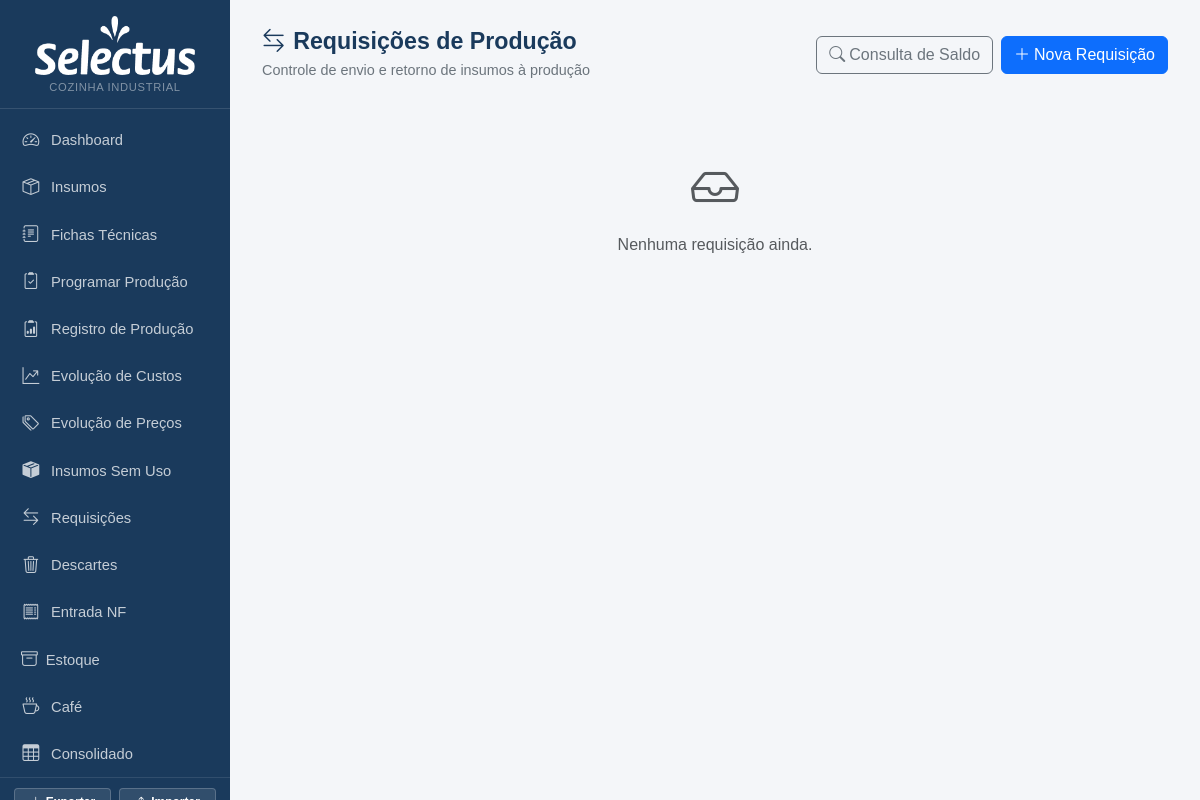
Page /requisicoes on the earlier database version.
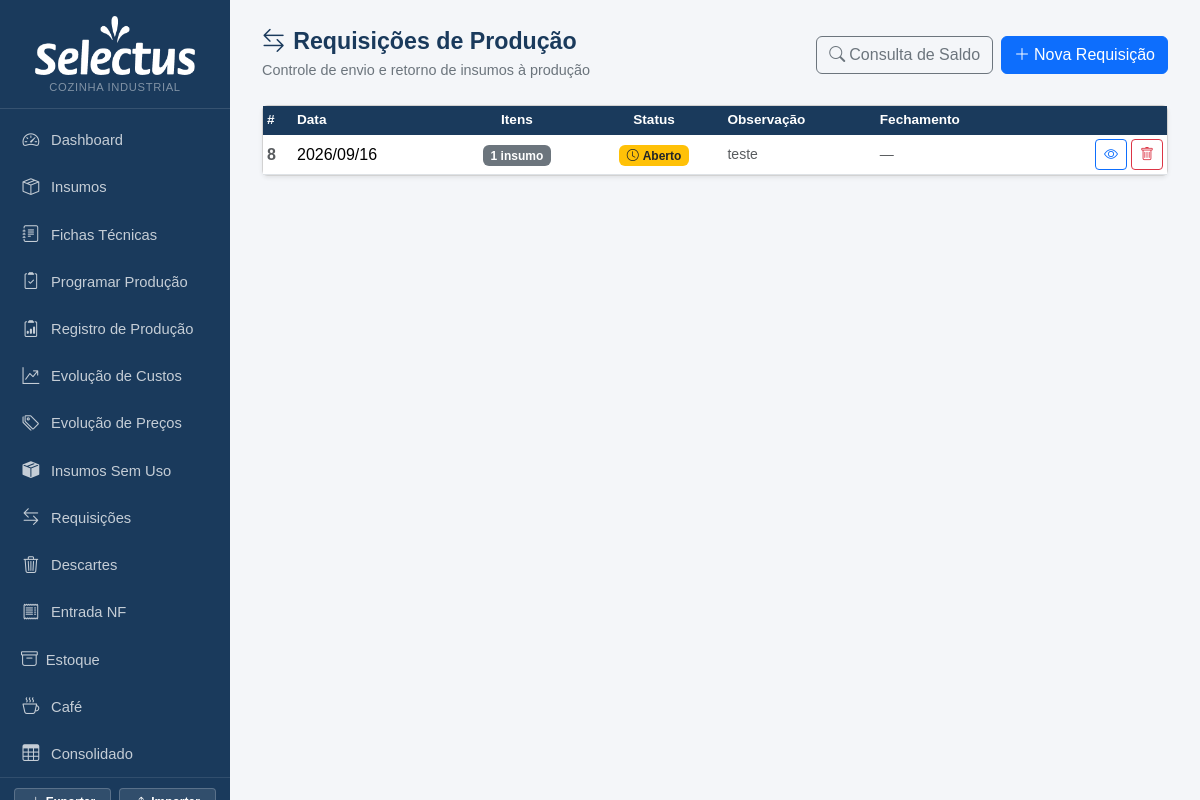
Same page on the later database version.
### tables this page shows
CREATE TABLE requisicoes (
            id INTEGER PRIMARY KEY AUTOINCREMENT,
            data TEXT NOT NULL,
            status TEXT NOT NULL DEFAULT 'aberto',
            observacao TEXT,
            criado_em TEXT DEFAULT CURRENT_TIMESTAMP,
            fechado_em TEXT
        , nf_origem_id INTEGER REFERENCES nf_entradas(id));

### app.py (the view)
@app.route('/requisicoes')
def requisicoes_lista():
    db = get_db()
    reqs = db.execute('''
        SELECT r.id, r.data, r.status, r.observacao, r.criado_em, r.fechado_em,
               COUNT(ri.id) as n_itens
        FROM requisicoes r
        LEFT JOIN requisicao_itens ri ON ri.requisicao_id = r.id
        GROUP BY r.id
        ORDER BY r.data DESC, r.id DESC
    ''').fetchall()
    db.close()
    return render_template('requisicoes_lista.html', reqs=reqs)

### app.py (called while the page is built)
def get_db():
    c = sqlite3.connect(DB)
    c.row_factory = sqlite3.Row
    c.execute("PRAGMA foreign_keys = ON")
    return c

def count_alertas():
    try:
        db = get_db()
        n = db.execute('''SELECT COUNT(*) FROM insumos
                          WHERE estoque_minimo > 0 AND COALESCE(estoque_atual,0) < estoque_minimo''').fetchone()[0]
        db.close()
        return n
    except:
        return 0

@app.context_processor
def inject_alertas():
    return dict(n_alertas=count_alertas())

### templates/requisicoes_lista.html (shortened to what this page needs)
{% extends "base.html" %}
{% block content %}
<div class="page-header d-flex justify-content-between align-items-center">
  <div>
    <h1><i class="bi bi-arrow-left-right me-2"></i>Requisições de Produção</h1>
    <p>Controle de envio e retorno de insumos à produção</p>
  </div>
  <div class="d-flex gap-2">
    <a href="{{ url_for('requisicao_consulta') }}" class="btn btn-outline-secondary">
      <i class="bi bi-search me-1"></i>Consulta de Saldo
    </a>
    <a href="{{ url_for('requisicao_nova') }}" class="btn btn-primary">
      <i class="bi bi-plus-lg me-1"></i>Nova Requisição
    </a>
  </div>
</div>
{% if not reqs %}
<div class="text-center text-muted py-5">
  <i class="bi bi-inbox" style="font-size:3rem"></i>
  <p class="mt-2">Nenhuma requisição ainda.</p>
</div>
{% else %}
<div class="card shadow-sm">
  <div class="card-body p-0">
    <table class="table table-hover table-sm mb-0 align-middle">
      <thead>
        <tr>
          <th>#</th>
          <th>Data</th>
          <th class="text-center">Itens</th>
          <th class="text-center">Status</th>
          <th>Observação</th>
          <th>Fechamento</th>
          <th></th>
        </tr>
      </thead>
      <tbody>
        {% for r in reqs %}
        <tr>
          <td class="fw-bold text-muted">{{ r.id }}</td>
          <td>{{ r.data | replace('-', '/') if r.data else '—' }}</td>
          <td class="text-center">
            <span class="badge bg-secondary">{{ r.n_itens }} insumo{{ 's' if r.n_itens != 1 }}</span>
          </td>
          <td class="text-center">
            {% if r.status == 'aberto' %}
              <span class="badge bg-warning text-dark"><i class="bi bi-clock me-1"></i>Aberto</span>
            {% elif r.status == 'fechado' %}
              <span class="badge bg-success"><i class="bi bi-check-circle me-1"></i>Fechado</span>
            {% else %}
              <span class="badge bg-secondary">Cancelado</span>
            {% endif %}
          </td>
          <td class="text-muted small">{{ r.observacao or '—' }}</td>
          <td class="small text-muted">{{ r.fechado_em[:16] if r.fechado_em else '—' }}</td>
          <td class="text-end d-flex gap-1 justify-content-end">
            <a href="{{ url_for('requisicao_ver', id=r.id) }}" class="btn btn-sm btn-outline-primary">
              <i class="bi bi-eye"></i>
            </a>
            <form method="post" action="{{ url_for('requisicao_excluir', id=r.id) }}"
                  onsubmit="return confirm('Excluir requisição #{{ r.id }}? O estoque será restaurado.')">
              <button class="btn btn-sm btn-outline-danger"><i class="bi bi-trash"></i></button>
            </form>
          </td>
        </tr>
        {% endfor %}
      </tbody>
    </table>
  </div>
</div>
{% endif %}
{% endblock %}

Differences in the rows shown:
added requisicoes: id "8", data "2026/09/16", n_itens "1", status "aberto" (drawn), observacao "teste", fechado_em "—"
Other differences:
text no longer shown: "Nenhuma requisição ainda."
text now shown: "# Data Itens Status Observação Fechamento"
